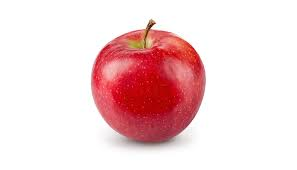
#> input picture dataset/apple/Apple (136).jpeg, 297 x 170 px, found by its file name; its folder holds only this picture in this run
$ python upscale.py
#> lines starting #> are read from the running program, lines starting #| are printed output that depends on the picture
import numpy as np
import math
from PIL import Image
from pathlib import Path
import cv2
import os

RESIZE_WIDTH = 500
RESIZE_HEIGHT = 500

cwd = Path.cwd()

objects = [Path(f.path).name for f in os.scandir(cwd / "dataset") if f.is_dir()]

for object in objects:

    src_folder = cwd / "renamed_dataset" / object
    dest_folder = cwd / "rescaled_dataset" / object

    count = 1
    for file in os.listdir(src_folder):
        print("file " + str(count) + "/" + str(len(os.listdir(src_folder))) + " in " + object, end = "\r")
        count += 1
        img = np.array(Image.open(cwd / "renamed_dataset" / object / file))
#> img is the input picture: shape (170, 297, 3); mean R, G, B 242.5, 214, 215.5
        if (img.shape[0] != img.shape[1]):
            smaller_dimension = np.argmin([img.shape[0],img.shape[1]])
#> smaller_dimension = 0
            scale = RESIZE_WIDTH / img.shape[smaller_dimension]
#> scale = 2.94
            new_shape = (int(img.shape[1]*scale), 500) if (smaller_dimension == 0) else (500, int(img.shape[0]*scale))
#> new_shape = (873, 500)
            resized_img = cv2.resize(img,new_shape,interpolation=cv2.INTER_CUBIC)
            top = math.floor((resized_img.shape[0] - RESIZE_HEIGHT)/2)
#> top = 0
            bottom = resized_img.shape[0] - math.ceil((resized_img.shape[0] - RESIZE_HEIGHT)/2)
#> bottom = 500
            left = math.floor((resized_img.shape[1] - RESIZE_WIDTH)/2)
#> left = 186
            right = resized_img.shape[1] - math.ceil((resized_img.shape[1] - RESIZE_WIDTH)/2)
#> right = 686
            new_img = Image.fromarray(resized_img[top:bottom,left:right])
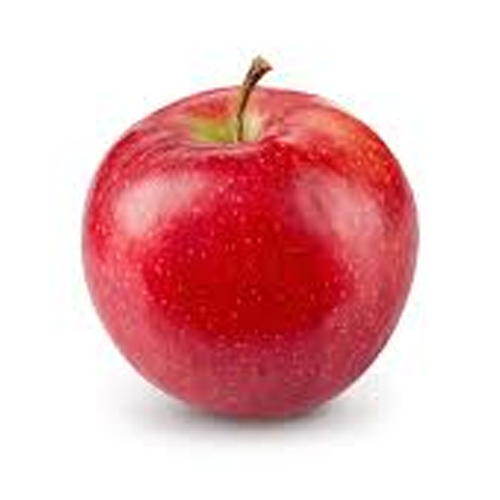
#> new_img: PIL image 500x500 RGB; mean R, G, B 233.2, 183.5, 186
        else:
            new_img = Image.fromarray(cv2.resize(img,(RESIZE_WIDTH,RESIZE_HEIGHT),interpolation=cv2.INTER_CUBIC))
        if ((new_img.size[0] != 500) or (new_img.size[1] != 500)):
            print("whoopsie")
        new_img.save(dest_folder / file)
    print("")
#> pass 2 of the loop `for object in objects:`:
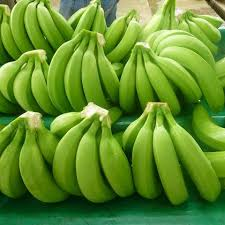
#> input picture dataset/bannana/Banana (2056).jpeg, 225 x 225 px, found by its file name
#> img is the input picture: shape (225, 225, 3); mean R, G, B 98.1, 141.9, 44.7
#> `new_img = Image.fromarray(cv2.resize(img,(RESIZE_WIDTH,RESIZE_HEIGHT),..`:
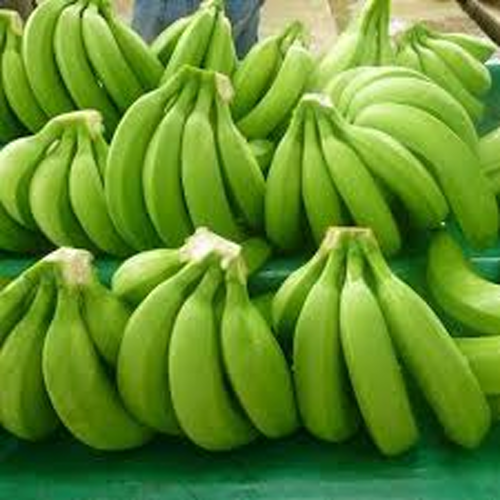
#> new_img: PIL image 500x500 RGB; mean R, G, B 98.2, 141.9, 44.8
